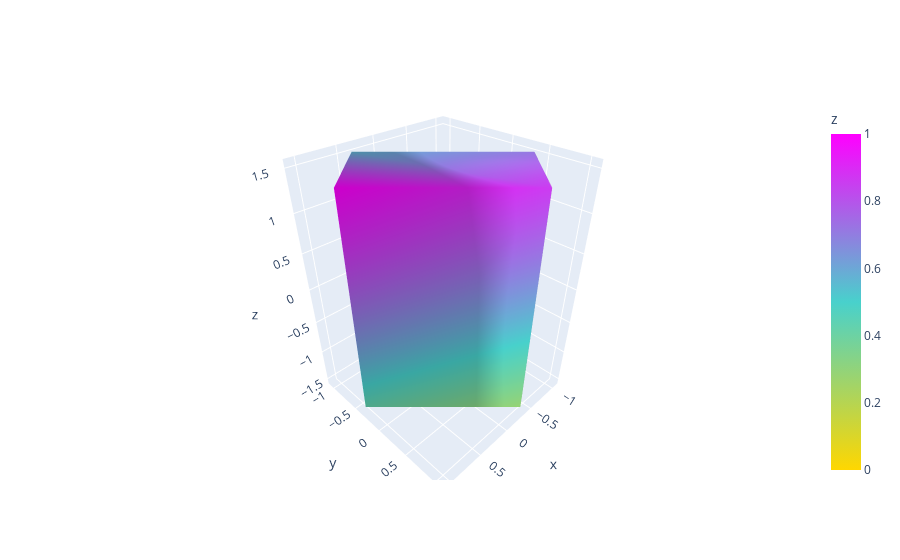

Source (notebook cell):
### Code cell
fig = go.Figure(data=[
    go.Mesh3d(
        # 8 vertices of a cube
        x=np.around(x,3),
        y=np.around(y,3),
        z=np.around(z,3),
        alphahull=0,
        colorbar_title='z',
        colorscale=[[0, 'gold'],
                    [0.5, 'mediumturquoise'],
                    [1, 'magenta']],    
        
        # Intensity of each vertex, which will be interpolated and color-coded
        intensity = np.linspace(0, 1, 8, endpoint=True),
       
        name='y',
        showscale=True
    )
])

fig.show()

### Figure 1 — Plotly figure (JSON) as saved in the notebook; plotly's stock layout.template omitted (floating-point values rounded to 4 significant figures)
{"data": [{"alphahull": 0, "colorbar": {"title": {"text": "z"}}, "colorscale": [[0, "gold"], [0.5, "mediumturquoise"], [1, "magenta"]], "intensity": [0, 0.1429, 0.2857, 0.4286, 0.5714, 0.7143, 0.8571, 1], "name": "y", "showscale": true, "type": "mesh3d", "x": [0.354, -1.061, -0.354, 1.061, 0.354, -1.061, -0.354, 1.061], "y": [-1.061, 0.354, 1.061, -0.354, -1.061, 0.354, 1.061, -0.354], "z": [-1.5, -1.5, -1.5, -1.5, 1.5, 1.5, 1.5, 1.5]}], "layout": {}}
